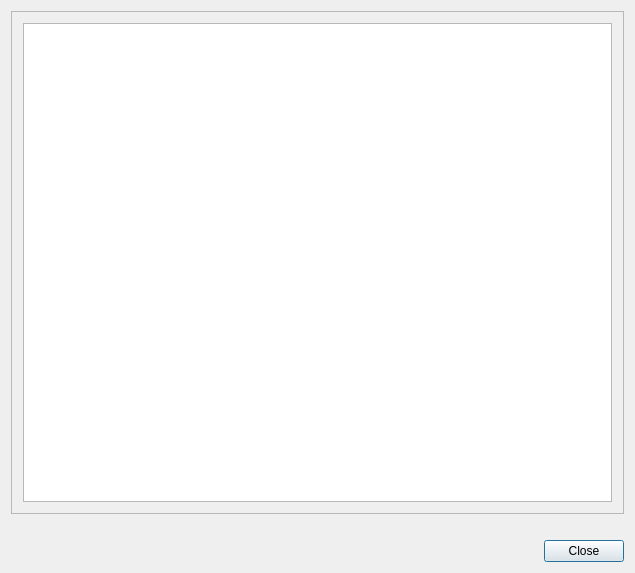
<?xml version="1.0" encoding="UTF-8"?>
<ui version="4.0">
 <class>LogsDialog</class>
 <widget class="QDialog" name="LogsDialog">
  <property name="geometry">
   <rect>
    <x>0</x>
    <y>0</y>
    <width>635</width>
    <height>573</height>
   </rect>
  </property>
  <property name="windowTitle">
   <string>VkKillerLogsDialog</string>
  </property>
  <layout class="QGridLayout" name="gridLayout_2">
   <item row="0" column="0" colspan="2">
    <widget class="QScrollArea" name="scrollArea">
     <property name="widgetResizable">
      <bool>true</bool>
     </property>
     <widget class="QWidget" name="scrollAreaWidgetContents">
      <property name="geometry">
       <rect>
        <x>0</x>
        <y>0</y>
        <width>619</width>
        <height>487</height>
       </rect>
      </property>
      <layout class="QGridLayout" name="gridLayout">
       <item row="0" column="0">
        <widget class="QTextEdit" name="logsView">
         <property name="enabled">
          <bool>true</bool>
         </property>
         <property name="readOnly">
          <bool>true</bool>
         </property>
        </widget>
       </item>
      </layout>
     </widget>
    </widget>
   </item>
   <item row="1" column="1">
    <spacer name="verticalSpacer">
     <property name="orientation">
      <enum>Qt::Vertical</enum>
     </property>
     <property name="sizeType">
      <enum>QSizePolicy::Fixed</enum>
     </property>
     <property name="sizeHint" stdset="0">
      <size>
       <width>20</width>
       <height>20</height>
      </size>
     </property>
    </spacer>
   </item>
   <item row="2" column="0">
    <spacer name="horizontalSpacer">
     <property name="orientation">
      <enum>Qt::Horizontal</enum>
     </property>
     <property name="sizeHint" stdset="0">
      <size>
       <width>530</width>
       <height>20</height>
      </size>
     </property>
    </spacer>
   </item>
   <item row="2" column="1">
    <widget class="QPushButton" name="close">
     <property name="text">
      <string>Close</string>
     </property>
    </widget>
   </item>
  </layout>
 </widget>
 <layoutdefault spacing="6" margin="11"/>
 <resources/>
 <connections>
  <connection>
   <sender>close</sender>
   <signal>clicked()</signal>
   <receiver>LogsDialog</receiver>
   <slot>close()</slot>
   <hints>
    <hint type="sourcelabel">
     <x>574</x>
     <y>547</y>
    </hint>
    <hint type="destinationlabel">
     <x>475</x>
     <y>523</y>
    </hint>
   </hints>
  </connection>
 </connections>
</ui>
